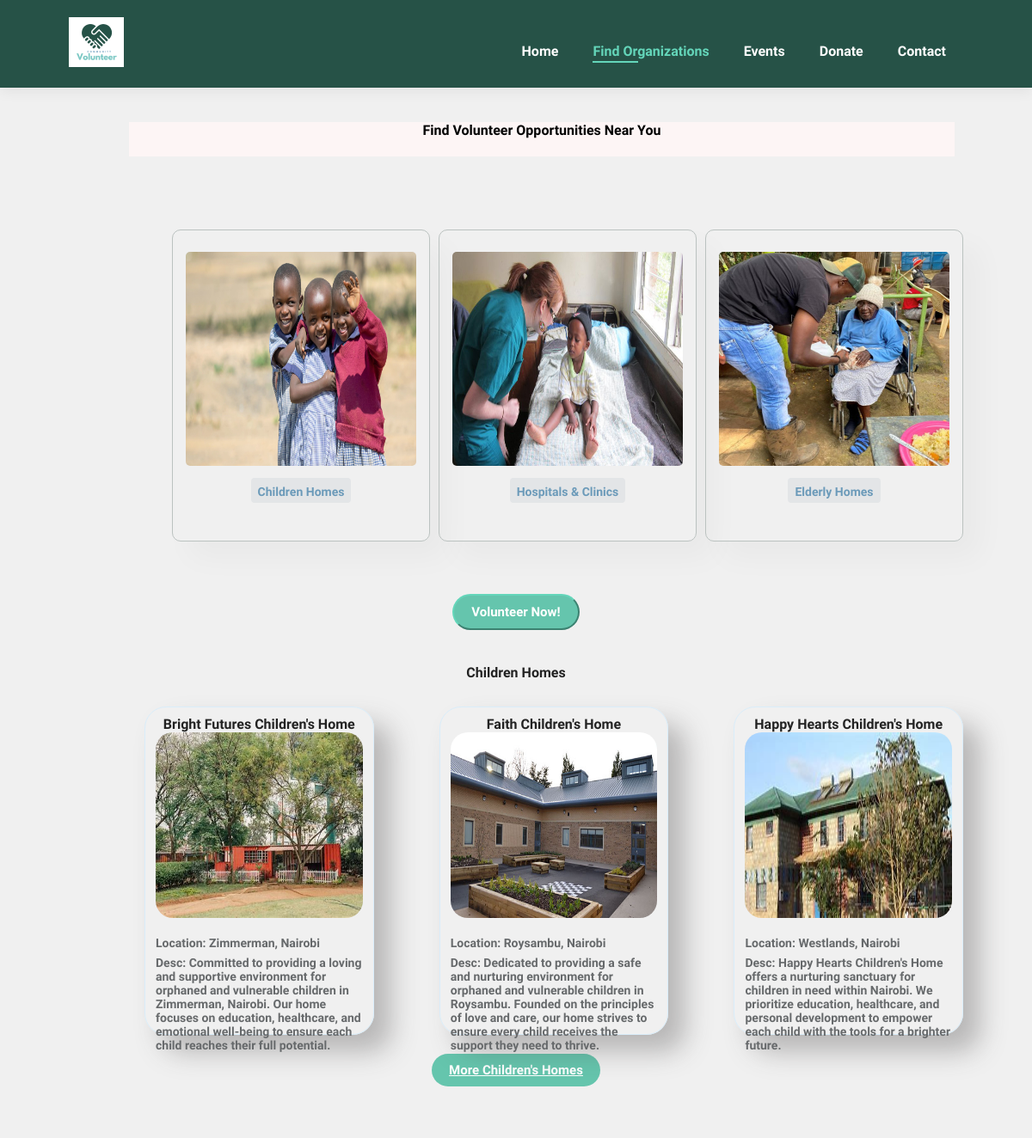
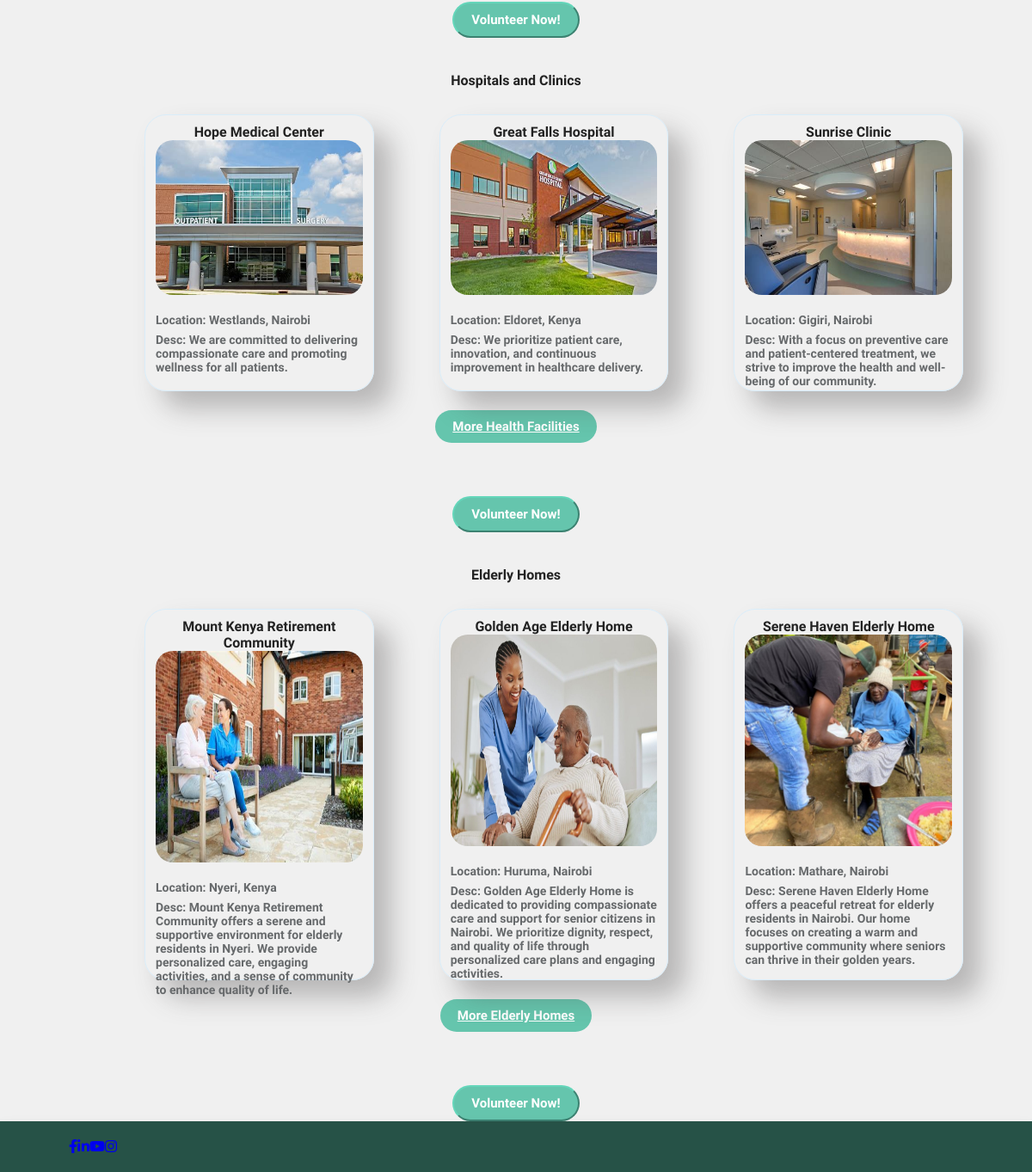
Page /opportunityvolunteer/ on the committed database (2 pictures, top to bottom).
### app/models.py (models this page shows, shortened)
class Organization(models.Model):
    ORGANIZATION_TYPES = [
        ('Elderly Homes', 'Elderly Homes'),
        ('Hospitals & Clinics', 'Hospitals & Clinics'),
        ('Children Homes', 'Children Homes'),
    ]
    name = models.CharField(max_length=100)
    description = models.TextField()
    location = models.CharField(max_length=100)
    image = models.ImageField(upload_to='organization_images/')
    type = models.CharField(max_length=25, choices=ORGANIZATION_TYPES)

### app/views.py (the view)
# urls.py: path('opportunityvolunteer/', views.opportunityvolunteer, name='opportunityvolunteer'),
def opportunityvolunteer(request):
    children_homes = Organization.objects.filter(type='Children Homes').order_by('?')[:3]
    hospitals = Organization.objects.filter(type='Hospitals & Clinics').order_by('?')[:3]
    elderly_homes = Organization.objects.filter(type='Elderly Homes').order_by('?')[:3]
    context = {
        'childrenhomes': children_homes,
        'hospitals': hospitals,
        'elderlyhomes': elderly_homes,
    }
    return render(request, 'opportunityvolunteer.html', context)

### app/templates/opportunityvolunteer.html (shortened to what this page needs)
{% load static %}
<!DOCTYPE html>
<html lang="en">
<head>
    <link rel="stylesheet" href="https://cdnjs.cloudflare.com/ajax/libs/font-awesome/5.15.4/css/all.min.css" />
    <link rel="stylesheet" href="{% static 'css/home.css' %}">
</head>
<body>
    <section id="header">
        <a href="{% url 'home' %}"><img src="{% static 'img/logo-h.png' %}" class="logo" alt=""></a>
        <div>
            <ul id="navbar">
                <li><a href="{% url 'home' %}">Home</a></li>
                <li><a class="active" href="{% url 'opportunityvolunteer' %}">Find Organizations</a></li>
                <li><a href="{% url 'events' %}">Events</a></li>
                <li><a href="{% url 'donations' %}">Donate</a></li>
                <li><a href="{% url 'contact' %}">Contact</a></li>
            </ul>
        </div>
    </section>
    <section id="banner" class="section-m1">
        <div class="banner-content">
            <h4 style="color: black; background-color: rgb(253, 245, 245); height: 45px; text-align: center; width: 100%;">
                Find Volunteer Opportunities Near You
            </h4>
        </div>
    </section>
    <section id="feature" class="section-p1">
        <div class="fe-box">
            <a href="{% url 'organization_type' organization_type='Children Homes' %}">
                <img src="{% static 'img/ch.jpeg' %}" alt="Children Homes">
                <h6>Children Homes</h6>
            </a>
        </div>
        <div class="fe-box">
            <a href="{% url 'organization_type' organization_type='Hospitals & Clinics' %}">
                <img src="{% static 'img/hv.png' %}" alt="Hospitals & Clinics">
                <h6>Hospitals & Clinics</h6>
            </a>
        </div>
        <div class="fe-box">
            <a href="{% url 'organization_type' organization_type='Elderly Homes' %}">
                <img src="{% static 'img/eh.jpg' %}" alt="Elderly Homes">
                <h6>Elderly Homes</h6>
            </a>
        </div>
    </section>
    <div class="button-container">
        <a href="{% url 'volunteerform' %}"><button class="volunteer-now">Volunteer Now!</button></a>
    </div>
    <section id="product1" class="section-p1">
        <div class="section-title">
            <h4>Children Homes</h4>
        </div>
        <div class="pro-container">
            {% for organization in childrenhomes %}
            <div class="pro">
                <h4>{{ organization.name }}</h4>
                <img src="{{ organization.image.url }}" alt="{{ organization.name }}">
                <div class="desc">
                    <h5>Location: {{ organization.location }}</h5>
                    <h5>Desc: {{ organization.description }}</h5>
                </div>
            </div>
            {% endfor %}
        </div>
        <div class="button-container">
            <a href="{% url 'organization_type' organization_type='Children Homes' %}" class="volunteer-now">More Children's Homes</a>
        </div>
    </section>
    <div class="button-container">
        <a href="{% url 'volunteerform' %}"><button class="volunteer-now" style="margin-top: 1rem;">Volunteer Now!</button></a>
    </div>
    <section id="product1" class="section-p1">
        <div class="section-title">
            <h4>Hospitals and Clinics</h4>
        </div>
        <div class="pro-container">
            {% for organization in hospitals %}
            <div class="pro">
                <h4>{{ organization.name }}</h4>
                <img src="{{ organization.image.url }}" alt="{{ organization.name }}">
                <div class="desc">
                    <h5>Location: {{ organization.location }}</h5>
                    <h5>Desc: {{ organization.description }}</h5>
                </div>
            </div>
            {% endfor %}
        </div>
        <div class="button-container">
            <a href="{% url 'organization_type' organization_type='Hospitals & Clinics' %}" class="volunteer-now">More Health Facilities</a>
        </div>
    </section>
    <div class="button-container">
        <a href="{% url 'volunteerform' %}"><button class="volunteer-now" style="margin-top: 1rem;">Volunteer Now!</button></a>
    </div>
    <section id="product1" class="section-p1">
        <div class="section-title">
            <h4>Elderly Homes</h4>
        </div>
        <div class="pro-container">
            {% for organization in elderlyhomes %}
            <div class="pro">
                <h4>{{ organization.name }}</h4>
                <img src="{{ organization.image.url }}" alt="{{ organization.name }}">
                <div class="desc">
                    <h5>Location: {{ organization.location }}</h5>
                    <h5>Desc: {{ organization.description }}</h5>
                </div>
            </div>
            {% endfor %}
        </div>
        <div class="button-container">
            <a href="{% url 'organization_type' organization_type='Elderly Homes' %}" class="volunteer-now">More Elderly Homes</a>
        </div>
    </section>
    <div class="button-container">
        <a href="{% url 'volunteerform' %}"><button class="volunteer-now" style="margin-top: 1rem;">Volunteer Now!</button></a>
    </div>
    <section id="header">
        <div>
            <ul id="navbar">
                <a href="#" aria-label="Facebook"><i class="fab fa-facebook-f"></i></a>
                <a href="#" aria-label="LinkedIn"><i class="fab fa-linkedin-in"></i></a>
                <a href="#" aria-label="YouTube"><i class="fab fa-youtube"></i></a>
                <a href="#" aria-label="Instagram"><i class="fab fa-instagram"></i></a>
            </ul>
        </div>
    </section>
</body>
</html>

### app/static/css/home.css (style rules this page uses)
* { margin: 0; padding: 0; box-sizing: border-box; font-family: "Spartan", sans-serif; }
html { scroll-behavior: smooth; }
h4 { font-size: 16px; color: #222; }
h6 { font-weight: 700; font-size: 14px; }
.section-p1 { padding: 40px 80px; }
.section-m1 { margin: 40px 0; }
body { width: 100%; }
#header { display: flex; align-content: center; justify-content: space-between; padding: 20px 80px; background-color: #265247; box-shadow: 0 5px 15px rgb(0, 0, 0, 0.06); z-index: 999; position: sticky; top: 0; left: 0; }
#navbar { display: flex; align-items: center; justify-content: center; }
#navbar li { list-style: none; margin-top: 30px; padding: 0 20px; position: relative; }
#navbar li a { text-decoration: none; font-size: 16px; font-weight: 600; color: white; transition: 0.3s ease; }
#navbar li a:hover, #navbar li a.active { color: #64d6ba; }
#navbar li a.active::after, #navbar li a:hover::after { content: ""; width: 30%; height: 2px; background-color: #64d6ba; position: absolute; bottom: -4px; left: 20px; }
#feature { display: flex; align-content: center; justify-content: space-between; flex-wrap: wrap; padding-left: 12.5rem; }
#feature .fe-box { width: 300px; text-align: center; padding: 25px 15px; box-shadow: 20px 20px 34px rgba(0,0,0,0.03); border: 1px solid #bbc2c0; border-radius: 10px; margin: 5px 0; }
#feature .fe-box img { width: 100%; height: 80%; margin-bottom: 10px; border-radius: 5px; }
#feature .fe-box h6 { padding: 9px 8px 6px 8px; line-height: 1; border-radius: 4px; color: rgb(107, 154, 185); background-color: rgb(227, 229, 231); display: inline-block; }
.volunteer-now { font-size: 15px; font-weight: 700; background-color: #65C5AD; color: white; border-color: #64d6ba; padding: 10px 20px; border-radius: 50px; cursor: pointer; background-repeat: no-repeat; }
.button-container { text-align: center; margin-top: 1rem; }
#product1 { text-align: center; }
#product1 .pro-container { display: flex; justify-content: space-between; padding-top: 15px; flex-wrap: wrap; padding-left: 5.5rem; }
#product1 .pro-container img { width: 100%; height: 60%; border-radius: 5px; }
#product1 .pro { width: 28%; min-width: 250px; padding: 10px 12px; border: 1px solid rgb(217, 237, 250); border-radius: 25px; cursor: pointer; box-shadow: 20px 20px 30px rgba(75, 72, 72, 0.336); margin: 15px 0; transition: 0.2s ease; position: relative; }
#product1 .pro img { width: 100%; border-radius: 20px; }
#product1 .pro .desc { text-align: start; padding: 10px 0; }
#product1 .pro .desc h5 { padding-top: 7px; color:rgb(102, 105, 107); font-size: 14px; }
#banner .banner-content { display: flex; flex-direction: column; justify-content: center; align-items: center; text-align: center; background-color:#265247; opacity: 1.0; height: 40px; width: 80%; margin-left: 150px; background-size: cover; }
#banner .banner-content h4 { color: white; }
body { font-family: Arial, sans-serif; margin: 0; padding: 0; background-color: #f0f0f0; }

### rows in the picture
Organization: name "Bright Futures Children's Home", image (picture), location "Zimmerman, Nairobi", description "Committed to providing a loving and supportive environment for orphaned and vulnerable children in Zimmerman, Nairobi. Our home focuses on education, healthcare, and emotional well-being to ensure each child reaches their full potential."
Organization: name "Faith Children's Home", image (picture), location "Roysambu, Nairobi", description "Dedicated to providing a safe and nurturing environment for orphaned and vulnerable children in Roysambu. Founded on the principles of love and care, our home strives to ensure every child receives the support they need to thrive."
Organization: name "Happy Hearts Children's Home", image (picture), location "Westlands, Nairobi", description "Happy Hearts Children's Home offers a nurturing sanctuary for children in need within Nairobi. We prioritize education, healthcare, and personal development to empower each child with the tools for a brighter future."
Organization: name "Hope Medical Center", image (picture), location "Westlands, Nairobi", description "We are committed to delivering compassionate care and promoting wellness for all patients."
Organization: name "Great Falls Hospital", image (picture), location "Eldoret, Kenya", description "We prioritize patient care, innovation, and continuous improvement in healthcare delivery."
Organization: name "Sunrise Clinic", image (picture), location "Gigiri, Nairobi", description "With a focus on preventive care and patient-centered treatment, we strive to improve the health and well-being of our community."
Organization: name "Mount Kenya Retirement Community", image (picture), location "Nyeri, Kenya", description "Mount Kenya Retirement Community offers a serene and supportive environment for elderly residents in Nyeri. We provide personalized care, engaging activities, and a sense of community to enhance quality of life."
Organization: name "Golden Age Elderly Home", image (picture), location "Huruma, Nairobi", description "Golden Age Elderly Home is dedicated to providing compassionate care and support for senior citizens in Nairobi. We prioritize dignity, respect, and quality of life through personalized care plans and engaging activities."
Organization: name "Serene Haven Elderly Home", image (picture), location "Mathare, Nairobi", description "Serene Haven Elderly Home offers a peaceful retreat for elderly residents in Nairobi. Our home focuses on creating a warm and supportive community where seniors can thrive in their golden years."
